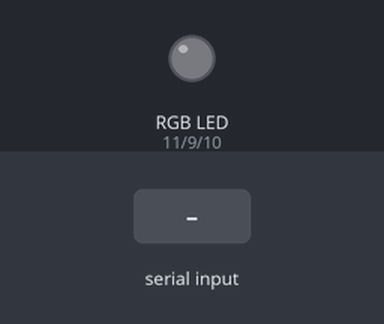
A sketch run on a simulated Arduino Uno, built with avr-gcc and run on an emulated ATmega328P. Parts: an RGB LED mixed from three pins (HIGH = lit). The inputs (shaded band) are chosen by the test bench.

Above: at 1.2 s.
1.3 s: byte 30 received over Serial
At 1.7 s:
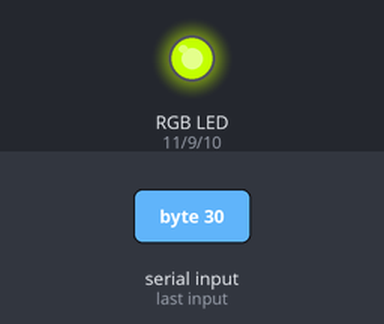
2.8 s: byte 90 received over Serial
At 4.0 s:
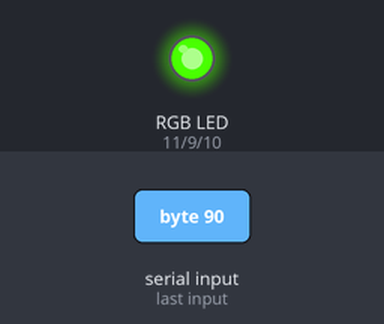
4.3 s: byte 120 received over Serial
At 5.2 s:
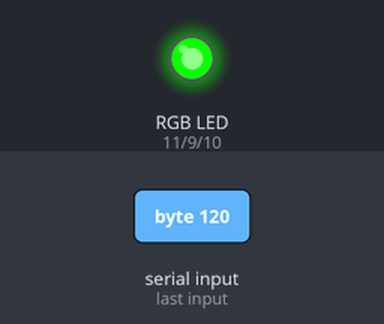
Timing chart, 0 to 7.3 s (numbered marks = the images above; inputs shaded):
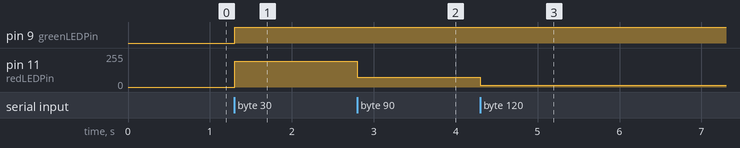

Measured:
- after the input at 1.3 s, pin 9 (greenLEDPin): LOW → HIGH at once; pin 11 (redLEDPin): 0/255 → 195/255 at once
- after the input at 2.8 s, pin 11 (redLEDPin): 195/255 → 73/255 at once
- after the input at 4.3 s, pin 11 (redLEDPin): 73/255 → 13/255 at once

The sketch:

TweetsAndScores_RGB.ino
```cpp
const int greenLEDPin = 9;
const int redLEDPin = 11;
const int blueLEDPin = 10;


void setup() {
  // put your setup code here, to run once:
// initialize the serial communication:
  Serial.begin(9600);
  // initialize the 3 lEDPins as outputs:
  pinMode(greenLEDPin,OUTPUT);
  pinMode(redLEDPin,OUTPUT);
  pinMode(blueLEDPin,OUTPUT);

}

void loop() {
  byte tweetValue;


  // check if data has been sent from the computer:
  if (Serial.available()) {
    // read the most recent byte (which will be from 0 to 255):
    tweetValue = Serial.read();
    // set the brightness of the LED:
if (tweetValue<127){
analogWrite(redLEDPin, map(tweetValue, 0, 126, 255, 0));//maps a negative tweet value to the red LED
analogWrite(blueLEDPin, 0);
analogWrite(greenLEDPin, 255);}
else{
  (analogWrite(blueLEDPin, map(tweetValue, 127, 255, 0, 255)));//maps a positive tweet value to the blue LED
   analogWrite(redLEDPin, 0);
  analogWrite(greenLEDPin, 255);}


  }}
```
